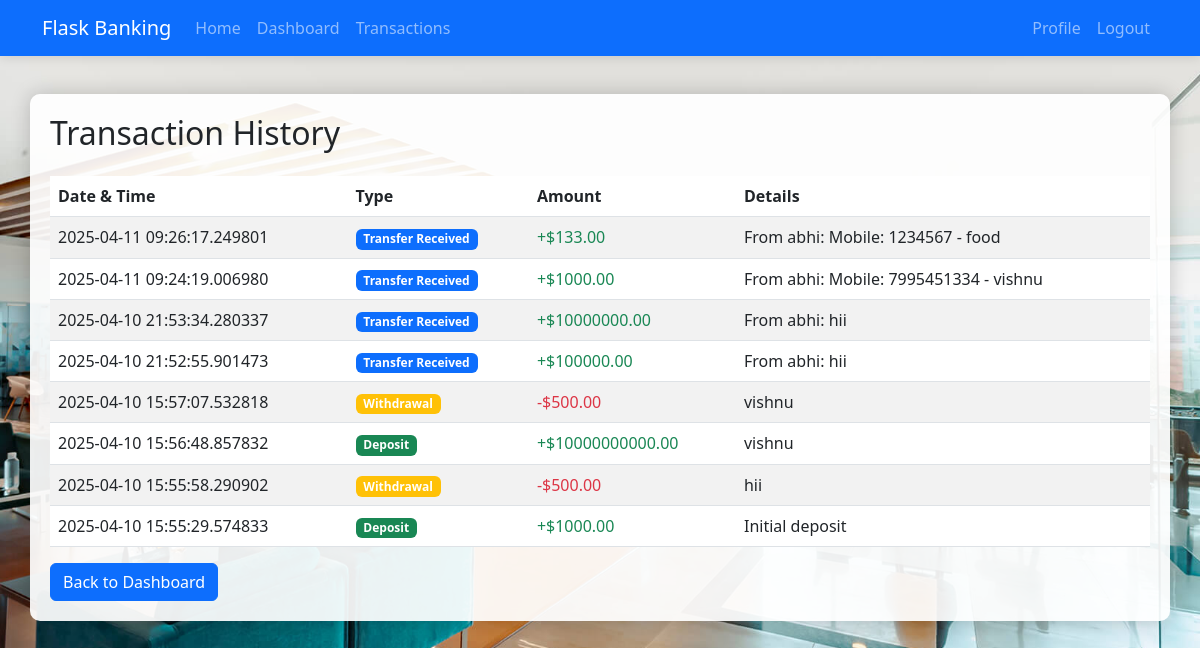
The page /transactions (signed in) on the database its author committed.
### tables this page shows
CREATE TABLE transactions (
        id INTEGER PRIMARY KEY AUTOINCREMENT,
        user_id INTEGER NOT NULL,
        type TEXT NOT NULL,
        amount REAL NOT NULL,
        timestamp DATETIME NOT NULL,
        note TEXT,
        recipient_id INTEGER,
        FOREIGN KEY (user_id) REFERENCES users (id),
        FOREIGN KEY (recipient_id) REFERENCES users (id)
    );

### app.py (the view)
@app.route('/transactions')
def transactions():
    if not is_logged_in():
        flash('Please log in first!', 'danger')
        return redirect(url_for('login'))
    user_id = session['user_id']
    transactions = get_transactions(user_id)
    return render_template('transactions.html', transactions=transactions, logged_in=True)

### app.py (called while the page is built)
def get_db_connection():
    conn = sqlite3.connect('banking.db')
    conn.row_factory = sqlite3.Row
    return conn

def is_logged_in():
    return 'user_id' in session

def get_transactions(user_id):
    conn = get_db_connection()
    transactions = conn.execute(
        'SELECT t.*, u.name as recipient_name FROM transactions t LEFT JOIN users u ON t.recipient_id = u.id WHERE t.user_id = ? ORDER BY t.timestamp DESC',
        (user_id,)
    ).fetchall()
    conn.close()
    return transactions

### templates/transactions.html
{% extends "layout.html" %}
{% block content %}
<div class="row">
    <div class="col-md-12">
        <h2 class="mb-4">Transaction History</h2>
        {% if transactions %}
            <div class="table-responsive">
                <table class="table table-striped">
                    <thead>
                        <tr>
                            <th>Date & Time</th>
                            <th>Type</th>
                            <th>Amount</th>
                            <th>Details</th>
                        </tr>
                    </thead>
                    <tbody>
                        {% for tx in transactions %}
                            <tr>
                                <td>{{ tx.timestamp }}</td>
                                <td>
                                    {% if tx.type == 'deposit' %}
                                        <span class="badge bg-success">Deposit</span>
                                    {% elif tx.type == 'withdraw' %}
                                        <span class="badge bg-warning">Withdrawal</span>
                                    {% elif tx.type == 'transfer_sent' %}
                                        <span class="badge bg-info">Transfer to {{ tx.recipient_name }}</span>
                                    {% elif tx.type == 'transfer_received' %}
                                        <span class="badge bg-primary">Transfer Received</span>
                                    {% endif %}
                                </td>
                                <td>
                                    {% if tx.type == 'withdraw' or tx.type == 'transfer_sent' %}
                                        <span class="text-danger">-${{ "%.2f"|format(tx.amount) }}</span>
                                    {% else %}
                                        <span class="text-success">+${{ "%.2f"|format(tx.amount) }}</span>
                                    {% endif %}
                                </td>
                                <td>{{ tx.note or '' }}</td>
                            </tr>
                        {% endfor %}
                    </tbody>
                </table>
            </div>
        {% else %}
            <div class="alert alert-info">No transactions found.</div>
        {% endif %}
        <a href="{{ url_for('dashboard') }}" class="btn btn-primary">Back to Dashboard</a>
    </div>
</div>
{% endblock %}

### templates/layout.html (shortened to what this page needs)
<!DOCTYPE html>
<html lang="en">
<head>
    <link href="https://cdn.jsdelivr.net/npm/bootstrap@5.3.0-alpha1/dist/css/bootstrap.min.css" rel="stylesheet">
    <link rel="stylesheet" href="https://cdn.jsdelivr.net/npm/bootstrap-icons@1.8.0/font/bootstrap-icons.css">
</head>
<body>
    <nav class="navbar navbar-expand-lg navbar-dark bg-primary fixed-top">
        <div class="container">
            <a class="navbar-brand" href="{{ url_for('home') }}">Flask Banking</a>
            <div class="collapse navbar-collapse" id="navbarNav">
                <ul class="navbar-nav me-auto">
                    <li class="nav-item">
                        <a class="nav-link" href="{{ url_for('home') }}">Home</a>
                    </li>
                    {% if logged_in %}
                    <li class="nav-item">
                        <a class="nav-link" href="{{ url_for('dashboard') }}">Dashboard</a>
                    </li>
                    <li class="nav-item">
                        <a class="nav-link" href="{{ url_for('transactions') }}">Transactions</a>
                    </li>
                    {% endif %}
                </ul>
                <ul class="navbar-nav">
                    {% if logged_in %}
                    <li class="nav-item">
                        <a class="nav-link" href="{{ url_for('profile') }}">Profile</a>
                    </li>
                    <li class="nav-item">
                        <a class="nav-link" href="{{ url_for('logout') }}">Logout</a>
                    </li>
                    {% endif %}
                </ul>
            </div>
        </div>
    </nav>
    <div class="container mt-4">
        {% block content %}{% endblock %}
    </div>
</body>
</html>

### rows shown on the page
transactions: timestamp "2025-04-11 09:26:17.249801", shows "Transfer Received", amount "133.00", note "From abhi: Mobile: 1234567 - food"
transactions: timestamp "2025-04-11 09:24:19.006980", shows "Transfer Received", amount "1000.00", note "From abhi: Mobile: 7995451334 - vishnu"
transactions: timestamp "2025-04-10 21:53:34.280337", shows "Transfer Received", amount "10000000.00", note "From abhi: hii"
transactions: timestamp "2025-04-10 21:52:55.901473", shows "Transfer Received", amount "100000.00", note "From abhi: hii"
transactions: timestamp "2025-04-10 15:57:07.532818", type "Withdrawal", amount "500.00", note "vishnu"
transactions: timestamp "2025-04-10 15:56:48.857832", type "Deposit", amount "10000000000.00", note "vishnu"
transactions: timestamp "2025-04-10 15:55:58.290902", type "Withdrawal", amount "500.00", note "hii"
transactions: timestamp "2025-04-10 15:55:29.574833", type "Deposit", amount "1000.00", note "Initial deposit"
